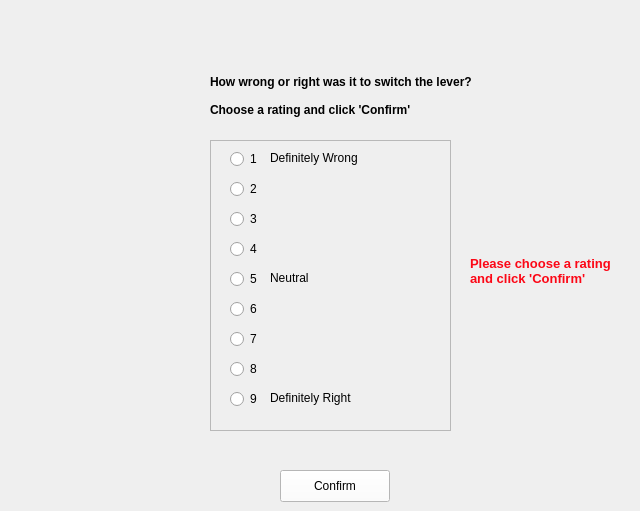
    <widget class="QWidget" name="pageSidetrackQuestion">
     <widget class="QPushButton" name="confirmSidetrackRatingButton">
      <property name="geometry">
       <rect>
        <x>280</x>
        <y>470</y>
        <width>110</width>
        <height>32</height>
       </rect>
      </property>
      <property name="font">
       <font>
        <family>Arial</family>
       </font>
      </property>
      <property name="autoFillBackground">
       <bool>false</bool>
      </property>
      <property name="styleSheet">
       <string notr="true">background-color: rgb(255, 255, 255);</string>
      </property>
      <property name="text">
       <string>Confirm</string>
      </property>
     </widget>
     <widget class="QLabel" name="label_16">
      <property name="geometry">
       <rect>
        <x>210</x>
        <y>60</y>
        <width>291</width>
        <height>71</height>
       </rect>
      </property>
      <property name="font">
       <font>
        <family>Arial</family>
        <weight>75</weight>
        <bold>true</bold>
       </font>
      </property>
      <property name="text">
       <string>How wrong or right was it to switch the lever?

Choose a rating and click 'Confirm' </string>
      </property>
     </widget>
     <widget class="QFrame" name="frame_4">
      <property name="geometry">
       <rect>
        <x>210</x>
        <y>140</y>
        <width>241</width>
        <height>291</height>
       </rect>
      </property>
      <property name="font">
       <font>
        <family>Arial</family>
       </font>
      </property>
      <property name="frameShape">
       <enum>QFrame::StyledPanel</enum>
      </property>
      <property name="frameShadow">
       <enum>QFrame::Raised</enum>
      </property>
      <widget class="QRadioButton" name="radioButton">
       <property name="geometry">
        <rect>
         <x>20</x>
         <y>10</y>
         <width>141</width>
         <height>18</height>
        </rect>
       </property>
       <property name="text">
        <string>1</string>
       </property>
       <attribute name="buttonGroup">
        <string notr="true">sidetrackButtonGroup</string>
       </attribute>
      </widget>
      <widget class="QRadioButton" name="radioButton_3">
       <property name="geometry">
        <rect>
         <x>20</x>
         <y>70</y>
         <width>141</width>
         <height>18</height>
        </rect>
       </property>
       <property name="text">
        <string>3 </string>
       </property>
       <attribute name="buttonGroup">
        <string notr="true">sidetrackButtonGroup</string>
       </attribute>
      </widget>
      <widget class="QRadioButton" name="radioButton_6">
       <property name="geometry">
        <rect>
         <x>20</x>
         <y>160</y>
         <width>141</width>
         <height>18</height>
        </rect>
       </property>
       <property name="text">
        <string>6 </string>
       </property>
       <attribute name="buttonGroup">
        <string notr="true">sidetrackButtonGroup</string>
       </attribute>
      </widget>
      <widget class="QRadioButton" name="radioButton_5">
       <property name="geometry">
        <rect>
         <x>20</x>
         <y>130</y>
         <width>141</width>
         <height>18</height>
        </rect>
       </property>
       <property name="text">
        <string>5</string>
       </property>
       <attribute name="buttonGroup">
        <string notr="true">sidetrackButtonGroup</string>
       </attribute>
      </widget>
      <widget class="QRadioButton" name="radioButton_4">
       <property name="geometry">
        <rect>
         <x>20</x>
         <y>100</y>
         <width>141</width>
         <height>18</height>
        </rect>
       </property>
       <property name="text">
        <string>4  </string>
       </property>
       <attribute name="buttonGroup">
        <string notr="true">sidetrackButtonGroup</string>
       </attribute>
      </widget>
      <widget class="QRadioButton" name="radioButton_8">
       <property name="geometry">
        <rect>
         <x>20</x>
         <y>220</y>
         <width>141</width>
         <height>18</height>
        </rect>
       </property>
       <property name="text">
        <string>8 </string>
       </property>
       <attribute name="buttonGroup">
        <string notr="true">sidetrackButtonGroup</string>
       </attribute>
      </widget>
      <widget class="QRadioButton" name="radioButton_2">
       <property name="geometry">
        <rect>
         <x>20</x>
         <y>40</y>
         <width>141</width>
         <height>18</height>
        </rect>
       </property>
       <property name="text">
        <string>2 </string>
       </property>
       <attribute name="buttonGroup">
        <string notr="true">sidetrackButtonGroup</string>
       </attribute>
      </widget>
      <widget class="QRadioButton" name="radioButton_7">
       <property name="geometry">
        <rect>
         <x>20</x>
         <y>190</y>
         <width>141</width>
         <height>18</height>
        </rect>
       </property>
       <property name="text">
        <string>7 </string>
       </property>
       <attribute name="buttonGroup">
        <string notr="true">sidetrackButtonGroup</string>
       </attribute>
      </widget>
      <widget class="QRadioButton" name="radioButton_9">
       <property name="geometry">
        <rect>
         <x>20</x>
         <y>250</y>
         <width>141</width>
         <height>18</height>
        </rect>
       </property>
       <property name="text">
        <string>9</string>
       </property>
       <attribute name="buttonGroup">
        <string notr="true">sidetrackButtonGroup</string>
       </attribute>
      </widget>
      <widget class="QLabel" name="label_DefWrong">
       <property name="geometry">
        <rect>
         <x>60</x>
         <y>10</y>
         <width>111</width>
         <height>16</height>
        </rect>
       </property>
       <property name="text">
        <string>Definitely Wrong</string>
       </property>
      </widget>
      <widget class="QLabel" name="label_DefWright">
       <property name="geometry">
        <rect>
         <x>60</x>
         <y>250</y>
         <width>111</width>
         <height>16</height>
        </rect>
       </property>
       <property name="text">
        <string>Definitely Right</string>
       </property>
      </widget>
      <widget class="QLabel" name="label_Neutral">
       <property name="geometry">
        <rect>
         <x>60</x>
         <y>130</y>
         <width>111</width>
         <height>16</height>
        </rect>
       </property>
       <property name="text">
        <string>Neutral</string>
       </property>
      </widget>
     </widget>
     <widget class="QLabel" name="labelSidetrackRatingError">
      <property name="geometry">
       <rect>
        <x>470</x>
        <y>240</y>
        <width>161</width>
        <height>61</height>
       </rect>
      </property>
      <property name="font">
       <font>
        <family>Arial</family>
        <pointsize>10</pointsize>
        <weight>75</weight>
        <bold>true</bold>
       </font>
      </property>
      <property name="styleSheet">
       <string notr="true">color: rgb(252, 7, 22);</string>
      </property>
      <property name="text">
       <string>Please choose a rating and click 'Confirm'</string>
      </property>
      <property name="wordWrap">
       <bool>true</bool>
      </property>
     </widget>
     <widget class="QLabel" name="label_26">
      <property name="geometry">
       <rect>
        <x>0</x>
        <y>-20</y>
        <width>131</width>
        <height>91</height>
       </rect>
      </property>
      <property name="text">
       <string/>
      </property>
      <property name="pixmap">
       <pixmap>ucl-logo.jpg</pixmap>
      </property>
      <property name="scaledContents">
       <bool>true</bool>
      </property>
     </widget>
     <zorder>frame_4</zorder>
     <zorder>confirmSidetrackRatingButton</zorder>
     <zorder>label_16</zorder>
     <zorder>labelSidetrackRatingError</zorder>
     <zorder>label_26</zorder>
    </widget>
